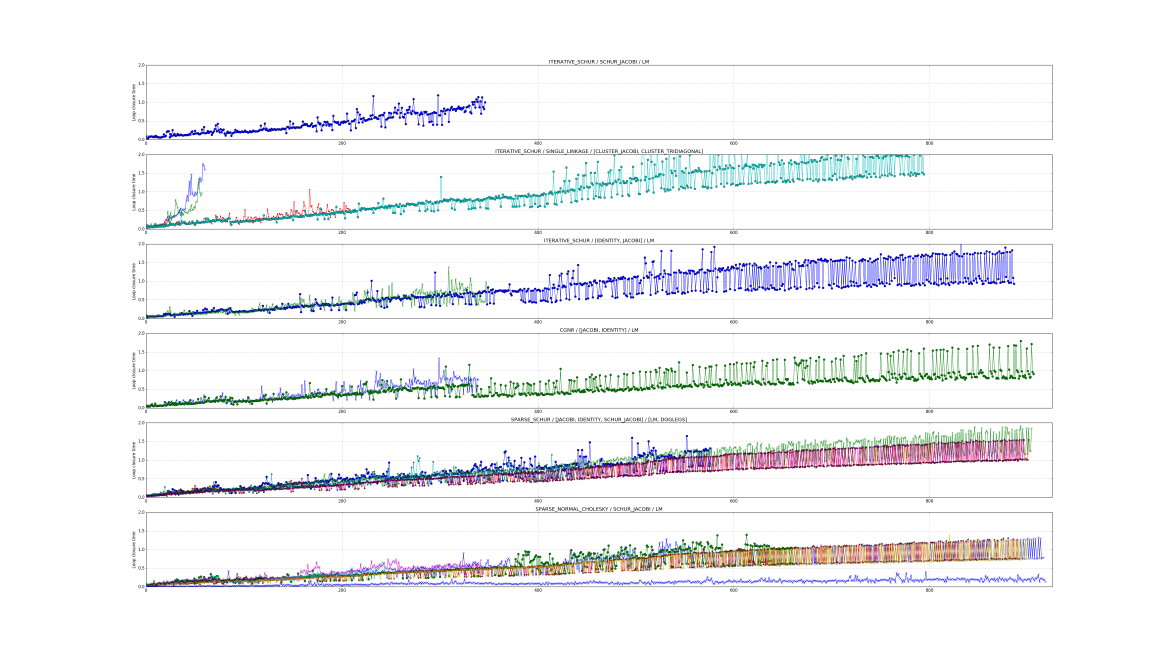
#> input picture src/utils/slam_toolbox/images/ceres_solver_comparison.png, 4676 x 2608 px, given in place of x-raw, format=(string)BGR ! appsink, which was not available (shown at 1/4 size)
$ python camratio.py
#> lines starting #> are read from the running program, lines starting #| are printed output that depends on the picture; pictures that were not available may be replaced by others from this repository, and a replacement may not be noted
#> further down, frame is the input picture: shape (2608, 4676, 3); mean B, G, R 245.8, 243.9, 243.2
import cv2
import numpy as np

# Fungsi untuk koreksi white balance
def apply_white_balance(image):
    result = cv2.cvtColor(image, cv2.COLOR_BGR2LAB)
#> result: shape (2608, 4676, 3); mean of channels 0, 1, 2 245.4, 128.7, 127.3
    l, a, b = cv2.split(result)
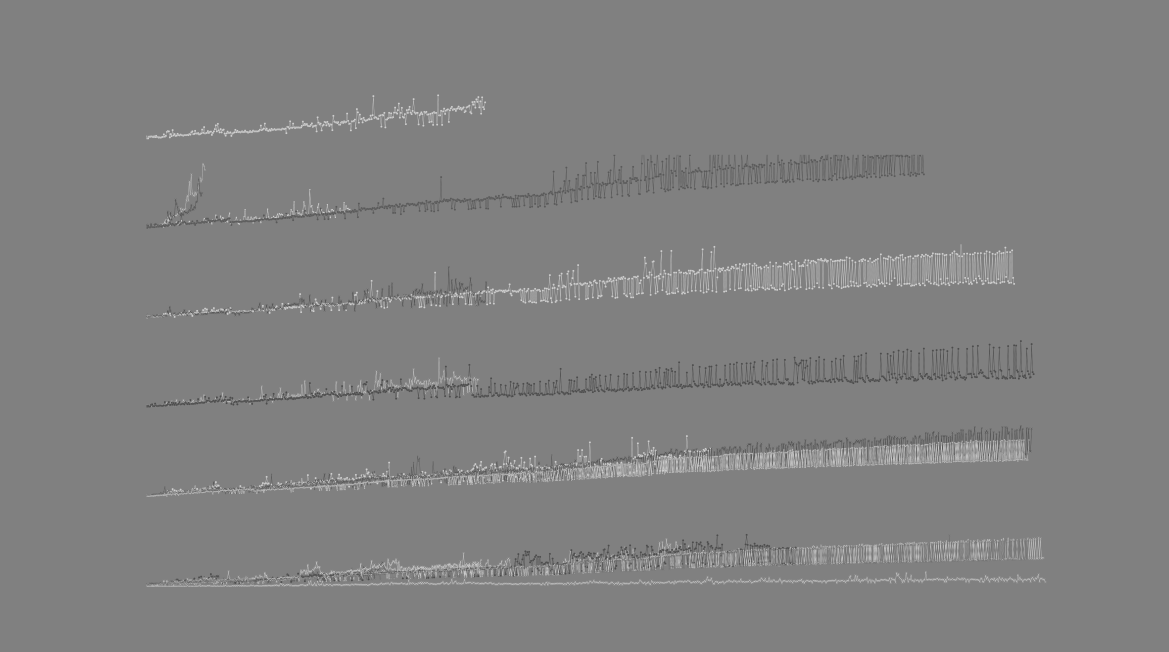
#> a: shape (2608, 4676) (shown at 1/4 size); min 74, max 208, mean 128.7
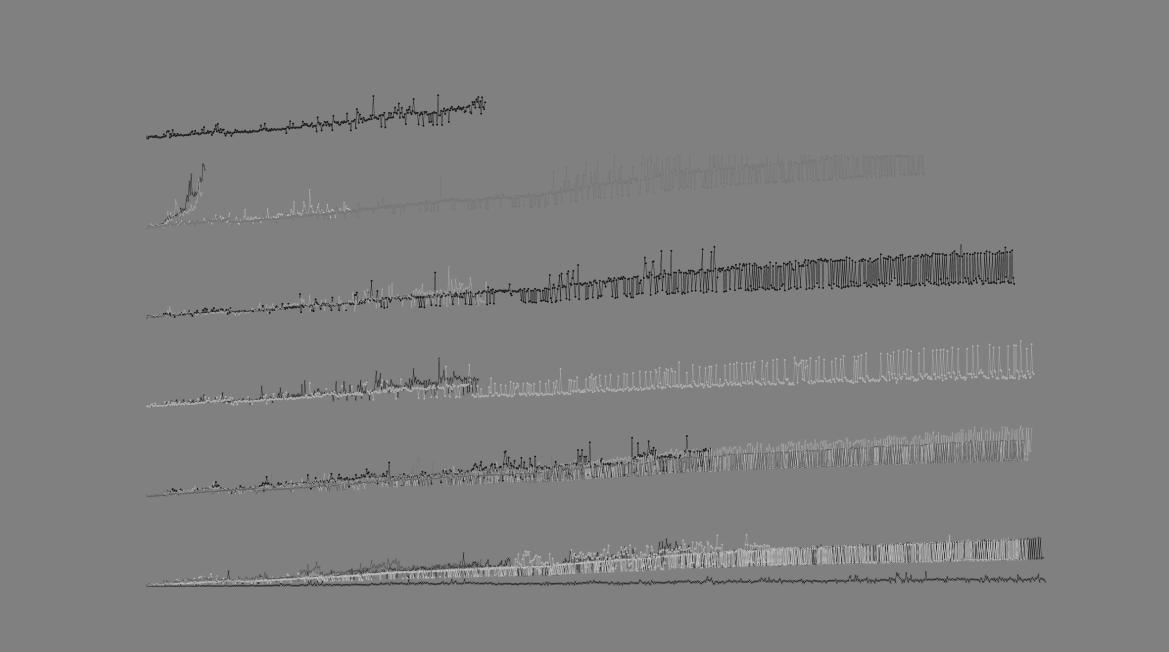
#> b: shape (2608, 4676) (shown at 1/4 size); min 20, max 204, mean 127.3
    l = cv2.equalizeHist(l)
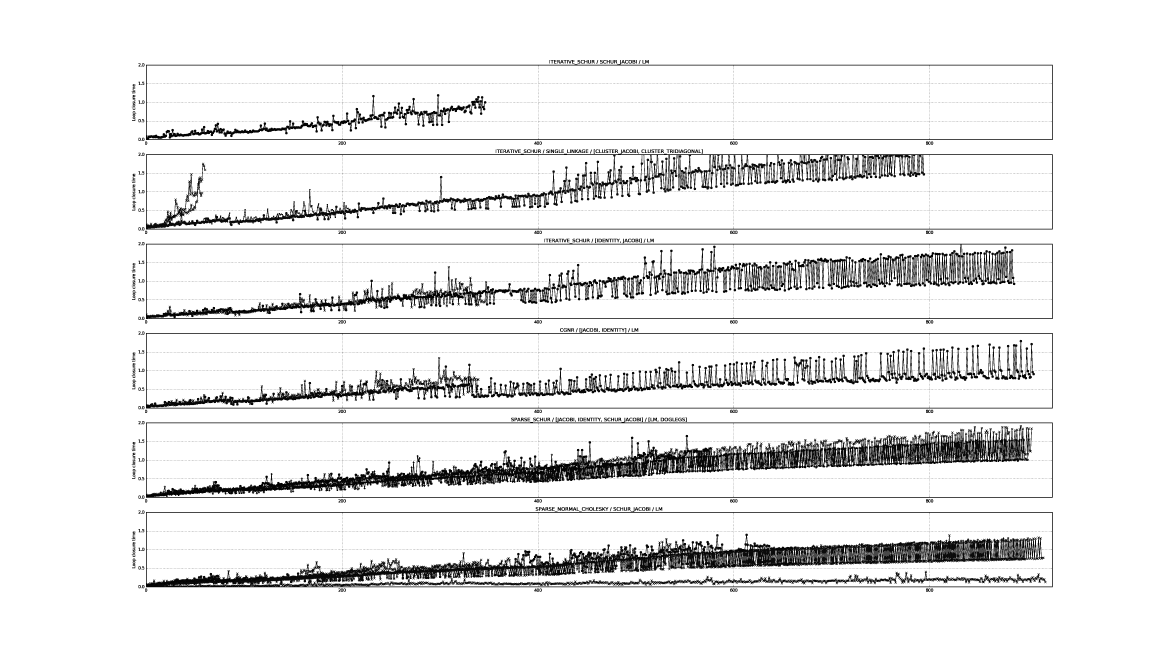
#> l: shape (2608, 4676) (shown at 1/4 size); min 0, max 255, mean 234.7
    result = cv2.merge((l, a, b))
#> result: shape (2608, 4676, 3); mean of channels 0, 1, 2 234.7, 128.7, 127.3
    result = cv2.cvtColor(result, cv2.COLOR_LAB2BGR)
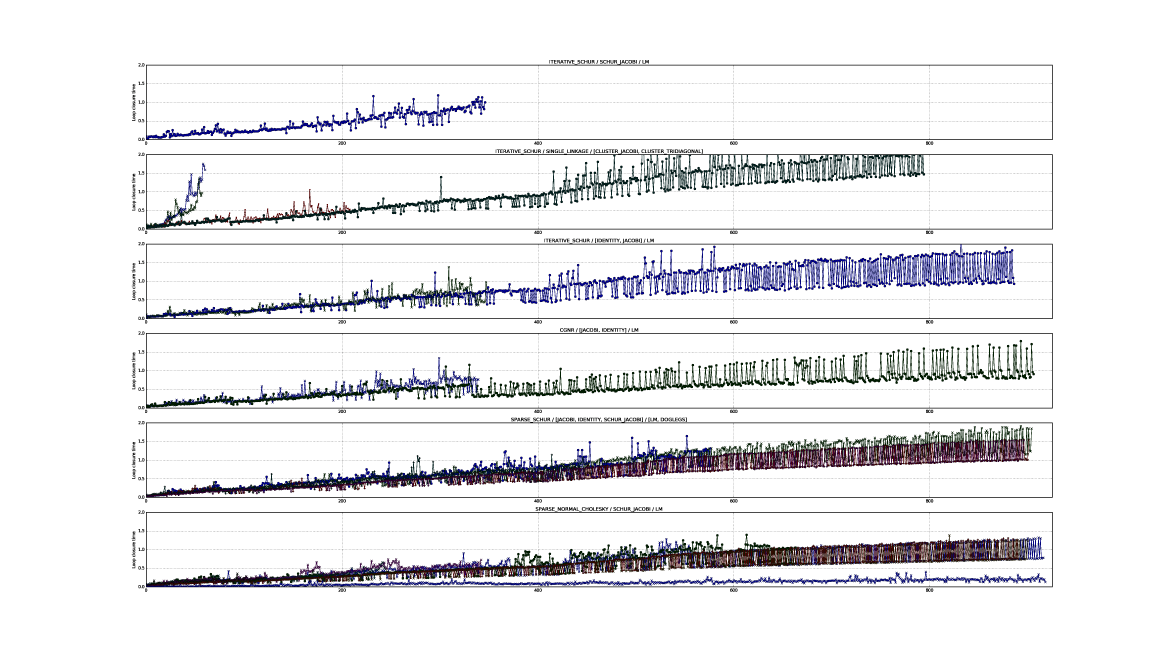
#> result: shape (2608, 4676, 3) (shown at 1/4 size); mean B, G, R 237.1, 235.1, 235.2
    return result

# Fungsi untuk menyesuaikan kecerahan dan kontras
def adjust_brightness_contrast(image, brightness=0, contrast=30):
    beta = brightness
    alpha = contrast / 100.0 + 1.0
    result = cv2.convertScaleAbs(image, alpha=alpha, beta=beta)
    return result

# Fungsi untuk koreksi distorsi lensa
def undistort_image(image, camera_matrix, dist_coeffs):
    h, w = image.shape[:2]
#> h = 2608; w = 4676
    new_camera_matrix, _ = cv2.getOptimalNewCameraMatrix(camera_matrix, dist_coeffs, (w, h), 1, (w, h))
    undistorted_image = cv2.undistort(image, camera_matrix, dist_coeffs, None, new_camera_matrix)
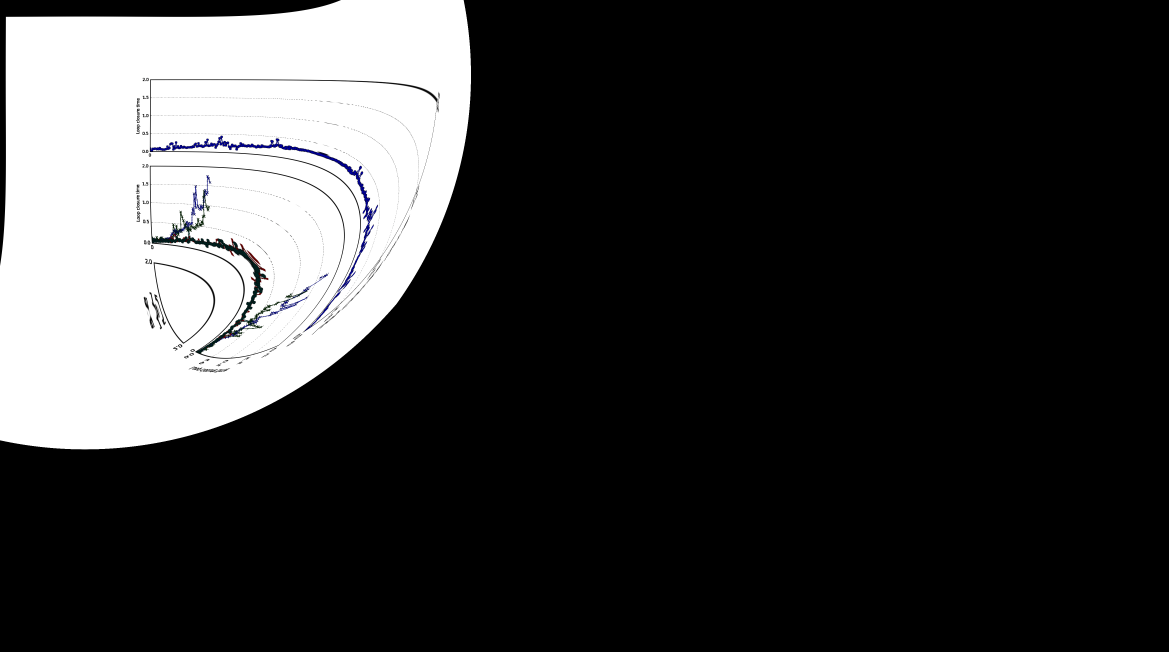
#> undistorted_image: shape (2608, 4676, 3) (shown at 1/4 size); mean B, G, R 56.8, 56.6, 56.6
    return undistorted_image

# Pipeline GStreamer untuk mengakses kamera CSI
def gstreamer_pipeline(
    sensor_id=0,
    capture_width=1280,
    capture_height=720,
    display_width=1280,
    display_height=720,
    framerate=30,
    flip_method=0,
):
    return (
        f"nvarguscamerasrc sensor-id={sensor_id} ! "
        f"video/x-raw(memory:NVMM), width=(int){capture_width}, height=(int){capture_height}, "
        f"format=(string)NV12, framerate=(fraction){framerate}/1 ! "
        f"nvvidconv flip-method={flip_method} ! "
        f"video/x-raw, width=(int){display_width}, height=(int){display_height}, format=(string)BGRx ! "
        f"videoconvert ! video/x-raw, format=(string)BGR ! appsink"
    )

# Parameter kamera (ganti dengan hasil kalibrasi Anda)
camera_matrix = np.array([[1000, 0, 320], [0, 1000, 240], [0, 0, 1]], dtype=np.float32)
dist_coeffs = np.array([0.1, -0.25, 0, 0, 0], dtype=np.float32)

# Membuka kamera CSI
cap = cv2.VideoCapture(gstreamer_pipeline(), cv2.CAP_GSTREAMER)

if not cap.isOpened():
    print("Tidak dapat membuka kamera CSI.")
    exit()

print("Tekan 'q' untuk keluar.")

while True:
    ret, frame = cap.read()
    if not ret:
        print("Gagal membaca frame.")
        break

    # Koreksi white balance
    frame = apply_white_balance(frame)

    # Koreksi distorsi lensa
    frame = undistort_image(frame, camera_matrix, dist_coeffs)

    # Penyesuaian kecerahan dan kontras
    frame = adjust_brightness_contrast(frame, brightness=10, contrast=50)

    # Tampilkan frame hasil pemrosesan
    cv2.imshow("Hasil Kamera CSI", frame)

    # Tekan 'q' untuk keluar dari loop
    if cv2.waitKey(1) & 0xFF == ord('q'):
#> (key q is pressed here)
        break

# Bersihkan sumber daya
cap.release()
cv2.destroyAllWindows()
